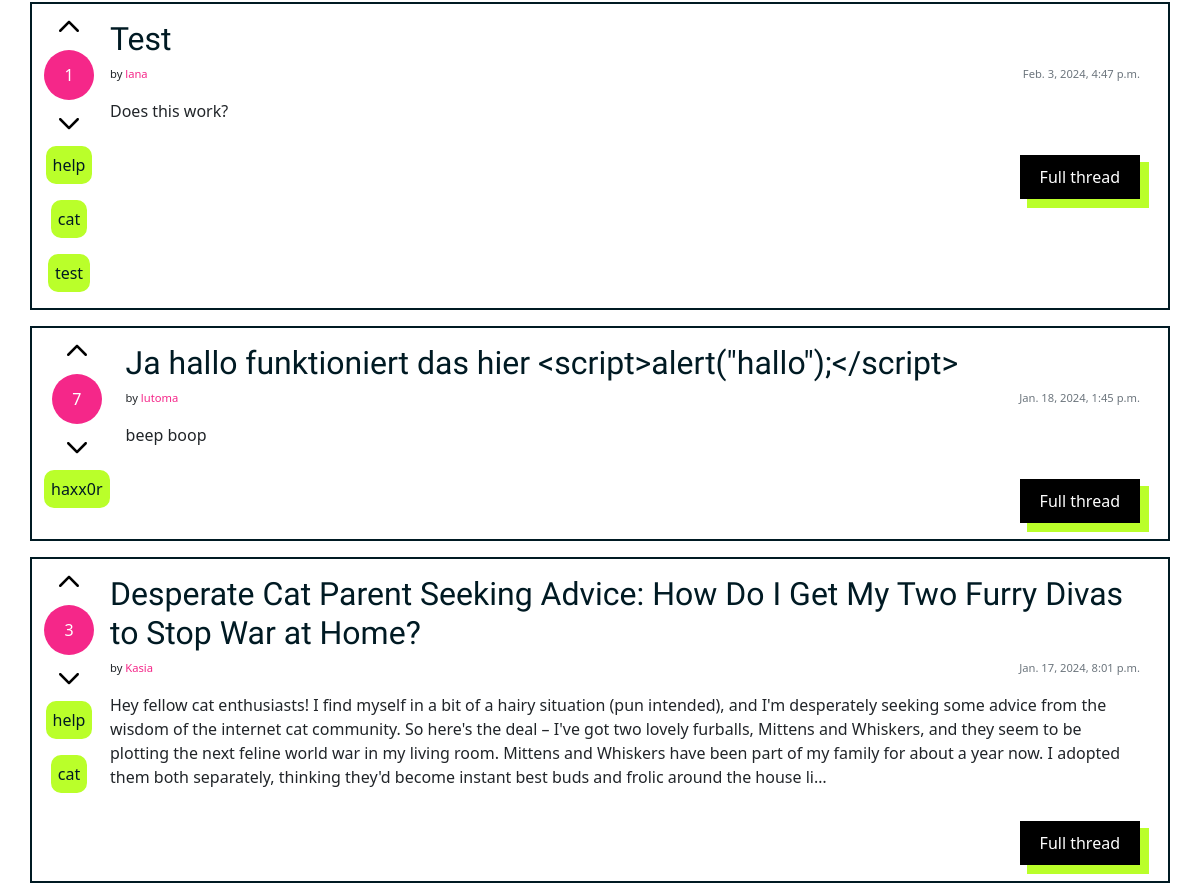
The app's page / (middle part), older data.
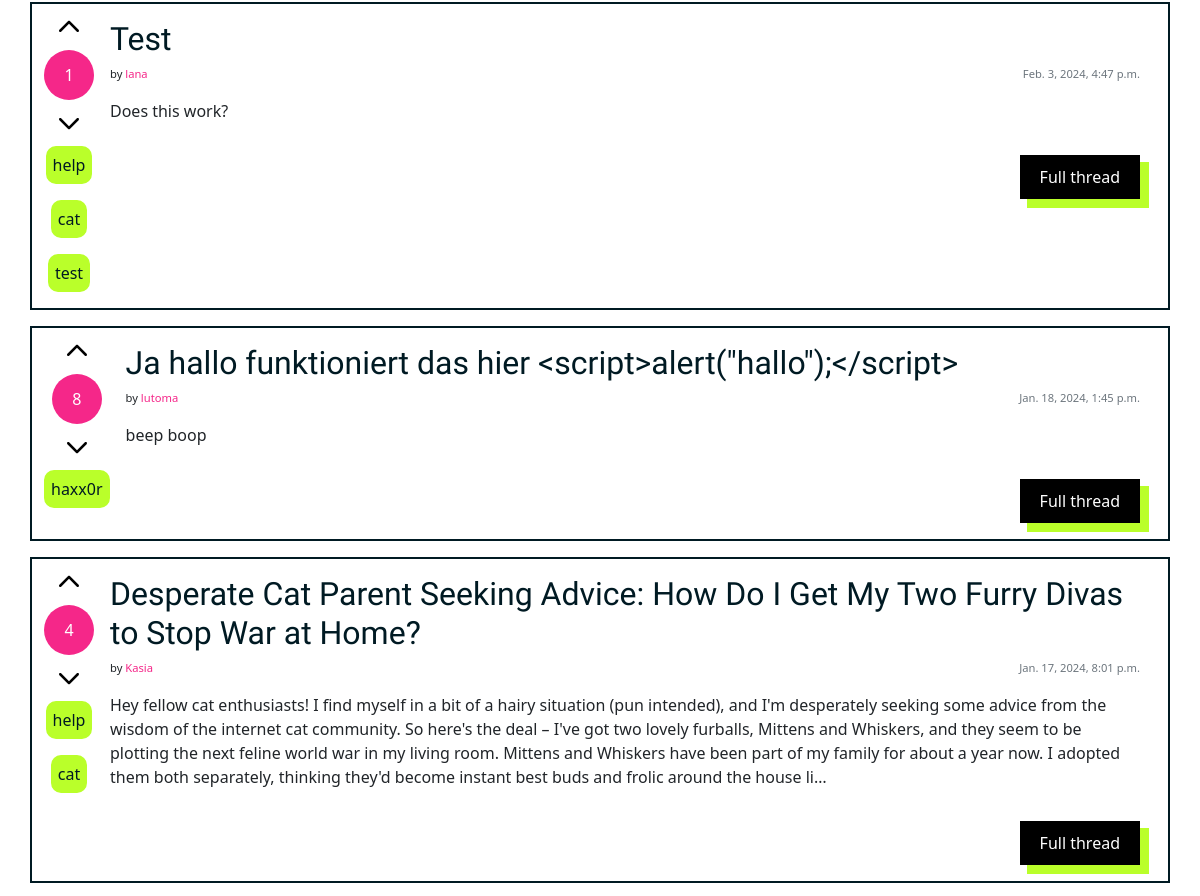
The same page, newer data.
### weave_manager/models.py (models this page shows, shortened)
class Thread(models.Model):
    title = models.CharField(max_length=200, unique=True)
    slug = models.SlugField(max_length=200)
    author = models.ForeignKey(settings.AUTH_USER_MODEL,
        on_delete=models.CASCADE, related_name="posts")
    content = models.TextField()
    votes = models.IntegerField(default=0)
    created_on = models.DateTimeField(auto_now_add=True)
    status = models.IntegerField(choices=STATUS, default=0)
    tags = TaggableManager()
    class Meta:
        ordering = ["-created_on"]

### authentication/models.py (models this page shows)
class User(AbstractUser):
    bio = models.CharField(max_length=200, unique=False, default="Your bio could be here.")
    created_on = models.DateTimeField(auto_now_add=True)
    profile_pic = models.ImageField(null=True, blank=True, default="default.png")

### weave_manager/views.py (the view)
# urls.py: path('', views.GlobalTimeline.as_view(), name='home'),
class GlobalTimeline(generic.ListView):
    queryset = Thread.objects.all()
    template_name = "index.html"

### weave_manager/templates/index.html (shortened to what this page needs)
{% extends "base.html" %}
{% load static %}
{% block content %}
<div class="container-lg pt-3">
    <div class="row">
        <div class="mt-3 left">
            <div class="row">
                {% for thread in thread_list %}
                <div class="card my-2 d-flex flex-row">
                    <div class="d-flex flex-column align-items-center">
                        <a href="{% url 'upvote_thread' thread_id=thread.id %}"><img src="{% static 'img/icons/up.svg' %}" class="icon m-2"></img></a>
                        <p class="circle m-0">{{ thread.votes }}</p>
                        <a href="{% url 'downvote_thread' thread_id=thread.id %}"><img src="{% static 'img/icons/up.svg' %}" class="icon m-2 rotate-180"></img></a>
                        {% for tag in thread.tags.all %}
                        <a href="{% url 'tag_site' slug=tag.slug %}">
                            <p class="tag">{{ tag }}</p>
                        </a>
                        {% endfor %}
                    </div>
                    <div class="card-body d-flex flex-column">
                        <h2><a href="{% url 'thread_detail' thread_id=thread.id slug=thread.slug %}" class="card-title text-break">{{ thread.title }}</a></h2>
                        <div class="d-flex flex-row justify-content-between">
                            <p class="fs-7">by <a href="{% url 'user_profile' username=thread.author %}" class="link">{{ thread.author }}</a></p>
                            <p class="card-text text-muted fs-7">{{ thread.created_on}}
                        </div>
                        <p class="card-text">{{ thread.content|truncatechars:500 }}</p>
                        <a href="{% url 'thread_detail' thread_id=thread.id slug=thread.slug %}" class="neon-button align-self-end">Full thread</a>
                    </div>
                </div>
                {% endfor %}
            </div>
        </div>
    </div>
</div>
{% endblock %}

Row changes from the older to the newer data that the page shows:
changed Thread "Ja hallo funktioniert das hier <script>alert(\"hallo\");</script>": votes "7" → "8"
changed Thread "Jan. 17, 2024, 8:01 p.m.": votes "3" → "4"
